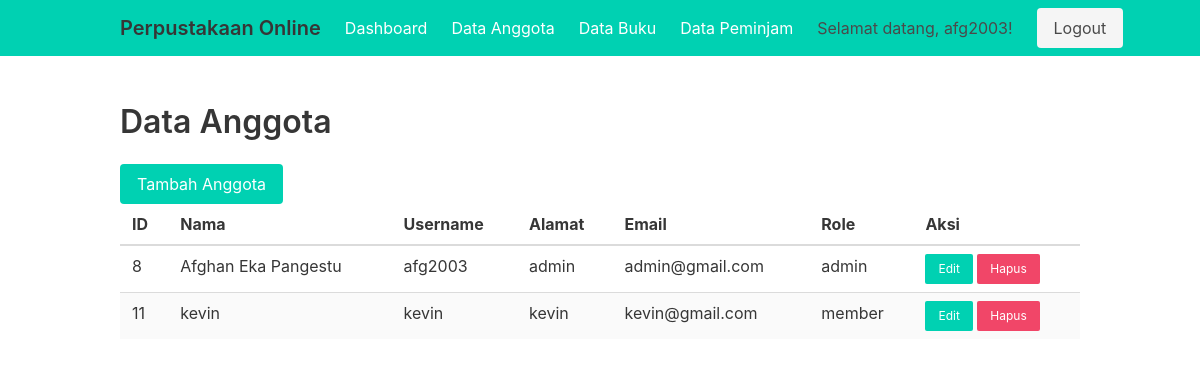
Screenshot of /data_anggota.php (signed in) with the database file from the repository.
### tables this page shows
CREATE TABLE `anggota` (
  `id` int NOT NULL,
  `username` varchar(100) NOT NULL,
  `password` varchar(255) NOT NULL,
  `nama` varchar(100) NOT NULL,
  `alamat` varchar(255) NOT NULL,
  `email` varchar(100) NOT NULL,
  `role` enum('admin','member') NOT NULL DEFAULT 'member'
);

### data_anggota.php (the view, shortened to what this page needs)
<?php
include 'koneksi.php';
$query = "SELECT * FROM anggota";
$result = mysqli_query($conn, $query);
?>
<?php include 'header.php'; ?>
<section class="section">
  <div class="container">
    <h1 class="title">Data Anggota</h1>
    <a class="button is-primary" href="tambah_anggota.php">Tambah Anggota</a>
    <table class="table is-striped is-hoverable" style="width:100%  ;">
      <thead>
        <tr>
          <th>ID</th>
          <th>Nama</th>
          <th>Username</th>
          <th>Alamat</th>
          <th>Email</th>
          <th>Role</th>
          <th>Aksi</th>
        </tr>
      </thead>
      <tbody>
        <?php
        if (mysqli_num_rows($result) > 0) {
          while ($row = mysqli_fetch_assoc($result)) {
            $id = $row['id'];
            $nama = $row['nama'];
            $username = $row['username'];
            $alamat = $row['alamat'];
            $email = $row['email'];
            $role = $row['role'];
            ?>
            <tr>
              <td><?php echo $id; ?></td>
              <td><?php echo $nama; ?></td>
              <td><?php echo $username; ?></td>
              <td><?php echo $alamat; ?></td>
              <td><?php echo $email; ?></td>
              <td><?php echo $role; ?></td>
              <td>
                <a href="edit_anggota.php?id=<?php echo $id; ?>" class="button is-primary is-small">Edit</a>
                <a href="hapus_anggota.php?id=<?php echo $id; ?>" class="button is-danger is-small" onclick="return confirm('Apakah Anda yakin ingin menghapus anggota ini?')">Hapus</a>
              </td>
            </tr>
          <?php
          }
        } else {
          ?>
          <tr>
            <td colspan="5">Tidak ada data anggota.</td>
          </tr>
        <?php
        }
        ?>
      </tbody>
    </table>
  </div>
</section>

### rows the page displays
anggota: id "8", nama "Afghan Eka Pangestu", username "afg2003", alamat "admin", email "admin@gmail.com", role "admin"
anggota: id "11", nama "kevin", username "kevin", alamat "kevin", email "kevin@gmail.com", role "member"

### other values shown
$_SESSION['username'] "afg2003"
